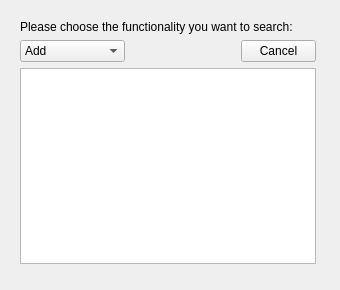
<?xml version="1.0" encoding="UTF-8"?>
<ui version="4.0">
 <class>Instruction</class>
 <widget class="QWidget" name="Instruction">
  <property name="geometry">
   <rect>
    <x>0</x>
    <y>0</y>
    <width>340</width>
    <height>290</height>
   </rect>
  </property>
  <property name="minimumSize">
   <size>
    <width>340</width>
    <height>290</height>
   </size>
  </property>
  <property name="maximumSize">
   <size>
    <width>340</width>
    <height>290</height>
   </size>
  </property>
  <property name="windowTitle">
   <string>Form</string>
  </property>
  <widget class="QWidget" name="">
   <property name="geometry">
    <rect>
     <x>20</x>
     <y>20</y>
     <width>296</width>
     <height>244</height>
    </rect>
   </property>
   <layout class="QVBoxLayout" name="verticalLayout">
    <item>
     <widget class="QLabel" name="label">
      <property name="text">
       <string>Please choose the functionality you want to search:</string>
      </property>
     </widget>
    </item>
    <item>
     <layout class="QHBoxLayout" name="horizontalLayout">
      <item>
       <widget class="QComboBox" name="comboBox">
        <item>
         <property name="text">
          <string>Add</string>
         </property>
        </item>
        <item>
         <property name="text">
          <string>Delet</string>
         </property>
        </item>
        <item>
         <property name="text">
          <string>Find</string>
         </property>
        </item>
        <item>
         <property name="text">
          <string>Sort</string>
         </property>
        </item>
        <item>
         <property name="text">
          <string>Reset</string>
         </property>
        </item>
       </widget>
      </item>
      <item>
       <widget class="QLabel" name="label_2">
        <property name="text">
         <string> </string>
        </property>
       </widget>
      </item>
      <item>
       <widget class="QPushButton" name="pushButton">
        <property name="minimumSize">
         <size>
          <width>75</width>
          <height>0</height>
         </size>
        </property>
        <property name="maximumSize">
         <size>
          <width>75</width>
          <height>16777215</height>
         </size>
        </property>
        <property name="text">
         <string>Cancel</string>
        </property>
       </widget>
      </item>
     </layout>
    </item>
    <item>
     <widget class="QTextBrowser" name="textBrowser"/>
    </item>
   </layout>
  </widget>
 </widget>
 <resources/>
 <connections/>
</ui>
